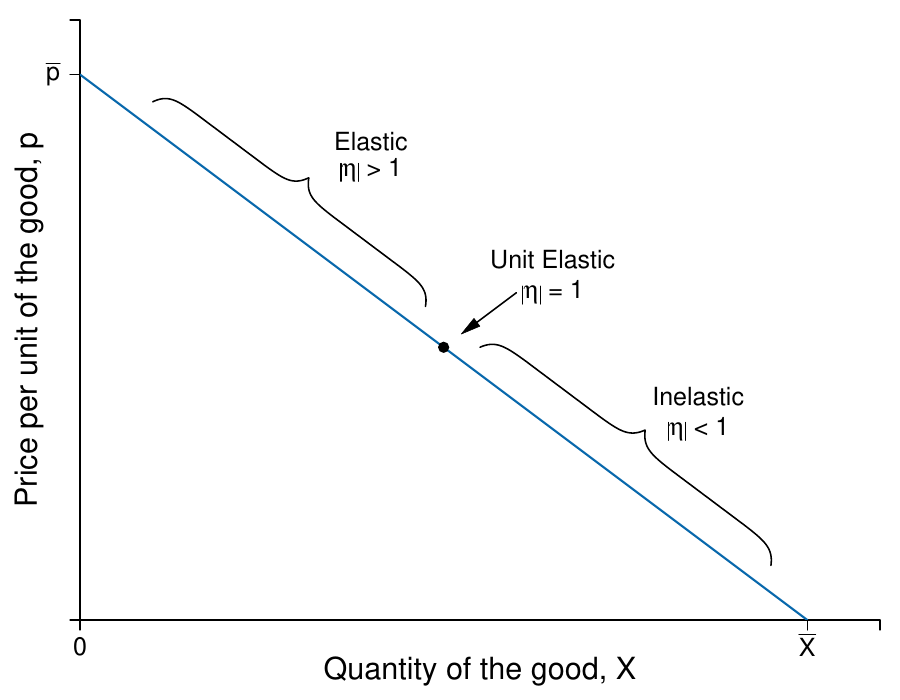

Write the R code that produced this figure.
library(pBrackets)
library(shape)

pdf(file = "indmarketdemand/elasticity.pdf", width = 9, height = 7)

#Set parameters for graphics
pointsize <- 1.8
axislabelsize <- 1.8
labelsize <- 1.5
namesize <- 1.8
annotatesize <- 1.5
graphlinewidth <- 2
segmentlinewidth <- 1.5

COL <- c("#7fc97f", "#beaed4", "#fdc086", "#ffff99", "#386cb0", "#f0027f", "#bf5b17", "#666666")
COLA <- c("#e0f3db", "#99d8c9","#66c2a4","#41ae76", "#238b45", "#005824")
COLB <- c("#c6dbef", "#4eb3d3", "#2b8cbe", "#0868ac","#084081")
COLC <- c("#fcfbfd", "#efedf5", "#dadaeb", "#bcbddc", "#9e9ac8", "#807dba", "#6a51a3", "#54278f", "#3f007d")

par(mar =  c(4, 4, 1, 1))

xlims <- c(0, 11)
ylims <- c(0, 11)

npts <- 501 
x <- seq(xlims[1], xlims[2], length.out = npts)
y <- seq(ylims[1], ylims[2], length.out = npts) 

plot(0, 0, xlim = xlims, ylim = ylims, type = "n",
     xlab = expression(paste("")),
     ylab = expression(paste("")), 
     xaxt = "n", 
     yaxt = "n", 
     cex.lab = axislabelsize, 
     bty = "n",
     xaxs="i", 
     yaxs="i")

ticksx <- c(0, 10, xlims[2])
ticksy <- c(0, 10, ylims[2])
ylabels <- c(NA, expression(bar(p)), NA)
xlabels <- c(0, expression(bar(x)), NA)

axis(1, at = ticksx, pos = 0, labels = xlabels, cex.axis = labelsize)
axis(2, at = ticksy, pos = 0, labels = ylabels, las = 1, cex.axis = labelsize)

npts <- 500 
xx1 <- seq(xlims[1], xlims[2], length.out = npts)

#Label axes
mtext(expression(paste("Quantity of the good, ", x)), side = 1, line = 2.5, cex = axislabelsize)
text(-0.7, 0.5*ylims[2], expression(paste("Price per unit of x, ", p)), xpd = TRUE, cex = axislabelsize, srt = 90) 

# Demand
segments(0, 10, 10, 0, lty = 1, col = COLB[4] , lwd = graphlinewidth) 



#Label 
text(6.5, 6.6, expression(paste("Unit Elastic")), cex = annotatesize)
text(6.5, 6, expression(paste(eta, " = 1")), cex = annotatesize)
text(4, 8.76, expression(paste("Elastic")), cex = annotatesize)
text(4, 8.25, expression(paste(eta, " > 1")), cex = annotatesize)
text(8.5, 4.1, expression(paste("Inelastic")), cex = annotatesize)
text(8.5, 3.5, expression(paste(eta, " < 1")), cex = annotatesize)

# Points
points(5, 5, pch = 16, col = "black", cex = 1.5)

# Braces
brackets(1, 9.5, 4.75, 5.75, h = NULL,  ticks = 0.5, curvature = 0.5, type = 1,
         col = 1, lwd = segmentlinewidth, lty = 1, xpd = FALSE)
brackets(5.5, 5, 9.5, 1, h = NULL,  ticks = 0.5, curvature = 0.5, type = 1,
         col = 1, lwd = segmentlinewidth, lty = 1, xpd = FALSE)

# Arrows
Arrows(6, 6, x1 = 5.35, y1 = 5.35,
       code = 2, lty = 1,
       lwd = segmentlinewidth,
       arr.type = "triangle", arr.lwd = 0.5)
dev.off()